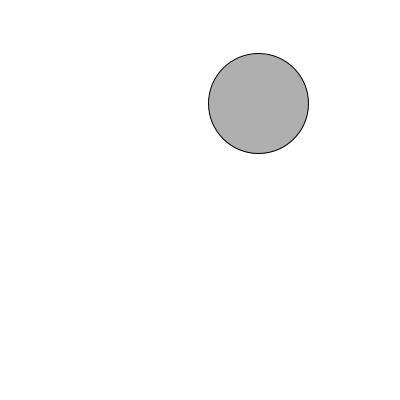
Frame 1 (no input)
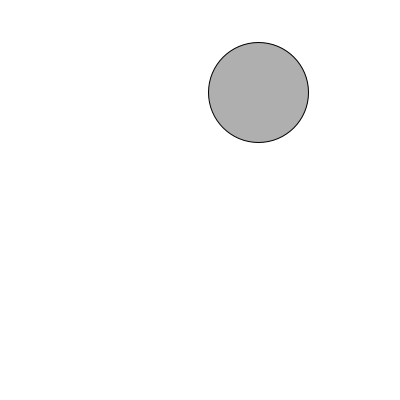
Frame 60 (the mouse pressed at the canvas centre just before this capture)
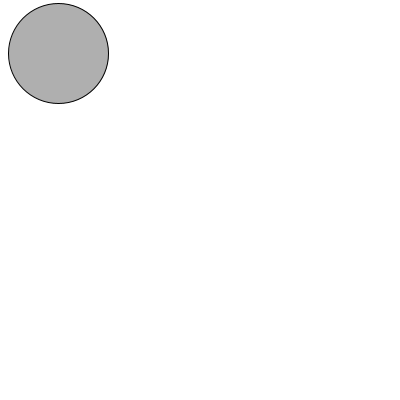
Frame 120 (the mouse held since frame 60 and released just before this capture)

The Processing sketch that drew these frames (run headless with seeded random() and noise(); from frame 60 on, the mouse is pressed at the canvas centre):

// Processing sketch: C2_1_motionWindforce
// ── C2_1_motionWindforce.pde
Mover mover;

void setup(){
  size(400,400);
  
  mover = new Mover();
}

void draw(){
  background(255);
  mover.checkPress();
  mover.update();
  mover.bounce();
  mover.display();
}
// ── Mover.pde
class Mover {
  PVector loc;
  PVector v;
  PVector a;
  PVector windforce;//风力
  PVector buoyance;//浮力
  
  float topspeed;
  float tx, ty, wf_x, wf_y;
  float r = 50;//半径
  
  Mover() {
    loc = new PVector(random(width), random(height));
    v = new PVector(0, 0);
    a = new PVector(0, 0);
    buoyance = new PVector(0, -0.1);
    
    topspeed = 5;
    
    tx = random(1000);
    ty = random(1000,2000);
  }

  void update() {
    applyForce(buoyance);
    v.add(a);
    v.limit(topspeed);
    loc.add(v);
    a.mult(0);
  }

  void display() {
    stroke(0);
    fill(175);
    ellipse(loc.x, loc.y, r*2, r*2);
  }
  
  void applyForce(PVector force){
    a.add(force);
  }
  
  void bounce(){
    if(loc.x-r < 0){
      loc.x = r;
      v.x = v.x*-1;
      v.mult(0.9);
    }
    else if(loc.x+r > width){
      loc.x = width-r;
      v.x = v.x*-1;
      v.mult(0.9);
    }
    if(loc.y-r < 0){
      loc.y = r;
      v.y = v.y*-1; 
      v.mult(0.9);
    }
    else if(loc.y+r > height){
      loc.y = height-r;
      v.y = v.y*-1; 
      v.mult(0.9);
    }
  }
  
  void checkPress(){
    wf_x = map(noise(tx), 0,1,-1,1);
    wf_y = map(noise(ty), 0,1,-1,1);
    
    windforce = new PVector(wf_x, wf_y);
    
    if(mousePressed){
    mover.applyForce(windforce);
    }
    
    tx += 0.1;
    ty += 0.1;
  }
}
